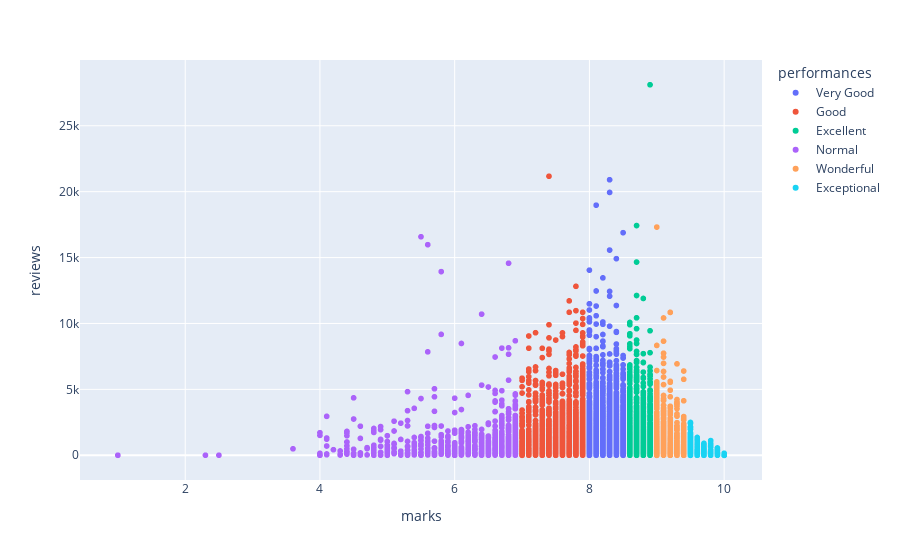

This figure's notebook cell:
### Code cell
# 5 the distribution of performances in hotels, displayed by a scatter plot of reviews by marks
fig = px.scatter(data_frame=all_hotels, x = 'marks', y = 'reviews', color = 'performances')
fig.show()

### Figure 1 — Plotly figure (JSON) as saved in the notebook; plotly's stock layout.template omitted (floating-point values rounded to 4 significant figures; data arrays with more than 128 entries replaced by an {"elided": "..."} marker saying what was removed)
{"data": [{"hovertemplate": "performances=Very Good <br>marks=%{x}<br>reviews=%{y}<extra></extra>", "legendgroup": "Very Good ", "marker": {"color": "#636efa", "symbol": "circle"}, "mode": "markers", "name": "Very Good ", "showlegend": true, "type": "scattergl", "x": {"elided": "4009 float values"}, "xaxis": "x", "y": {"elided": "4009 int values"}, "yaxis": "y"}, {"hovertemplate": "performances=Good <br>marks=%{x}<br>reviews=%{y}<extra></extra>", "legendgroup": "Good ", "marker": {"color": "#EF553B", "symbol": "circle"}, "mode": "markers", "name": "Good ", "showlegend": true, "type": "scattergl", "x": {"elided": "2882 float values"}, "xaxis": "x", "y": {"elided": "2882 int values"}, "yaxis": "y"}, {"hovertemplate": "performances=Excellent <br>marks=%{x}<br>reviews=%{y}<extra></extra>", "legendgroup": "Excellent ", "marker": {"color": "#00cc96", "symbol": "circle"}, "mode": "markers", "name": "Excellent ", "showlegend": true, "type": "scattergl", "x": {"elided": "2557 float values"}, "xaxis": "x", "y": {"elided": "2557 int values"}, "yaxis": "y"}, {"hovertemplate": "performances=Normal<br>marks=%{x}<br>reviews=%{y}<extra></extra>", "legendgroup": "Normal", "marker": {"color": "#ab63fa", "symbol": "circle"}, "mode": "markers", "name": "Normal", "showlegend": true, "type": "scattergl", "x": {"elided": "849 float values"}, "xaxis": "x", "y": {"elided": "849 int values"}, "yaxis": "y"}, {"hovertemplate": "performances=Wonderful <br>marks=%{x}<br>reviews=%{y}<extra></extra>", "legendgroup": "Wonderful ", "marker": {"color": "#FFA15A", "symbol": "circle"}, "mode": "markers", "name": "Wonderful ", "showlegend": true, "type": "scattergl", "x": {"elided": "2218 float values"}, "xaxis": "x", "y": {"elided": "2218 int values"}, "yaxis": "y"}, {"hovertemplate": "performances=Exceptional <br>marks=%{x}<br>reviews=%{y}<extra></extra>", "legendgroup": "Exceptional ", "marker": {"color": "#19d3f3", "symbol": "circle"}, "mode": "markers", "name": "Exceptional ", "showlegend": true, "type": "scattergl", "x": {"elided": "700 float values"}, "xaxis": "x", "y": {"elided": "700 int values"}, "yaxis": "y"}], "layout": {"legend": {"title": {"text": "performances"}, "tracegroupgap": 0}, "margin": {"t": 60}, "xaxis": {"anchor": "y", "domain": [0, 1], "title": {"text": "marks"}}, "yaxis": {"anchor": "x", "domain": [0, 1], "title": {"text": "reviews"}}}}
